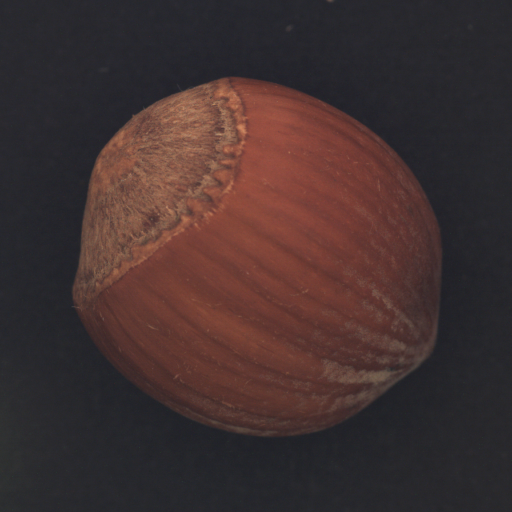
#> input picture 09_ComputerVision/hazelnut-anomaly-detection/data/hazelnut/test/good/000.png, 1024 x 1024 px, found by its file name (shown at 1/2 size)
$ python grid_lbp_comparison.py
#> lines starting #> are read from the running program, lines starting #| are printed output that depends on the picture
import cv2
import numpy as np
import matplotlib.pyplot as plt
from skimage.feature import local_binary_pattern
import koreanize_matplotlib

def plot_global_vs_grid(normal_path, anomaly_path, grid_n=4, radius=1):
    """
    전역 LBP vs Grid 4×4 LBP 히스토그램 비교
    정상/이상 이미지에서 전역은 차이가 작고,
    결함이 있는 셀에서는 차이가 크다는 걸 보여줌
    """
    n_points = 8 * radius
    n_bins   = n_points + 2

    def get_gray(path):
#> called with path = '../data/hazelnut/train/good/000.png'
        img = cv2.imread(path)
#> img is the input picture: shape (1024, 1024, 3); mean B, G, R 48.5, 48.9, 65.9
        img = cv2.resize(img, (256, 256))
#> img: shape (256, 256, 3)
        return cv2.cvtColor(img, cv2.COLOR_BGR2GRAY)
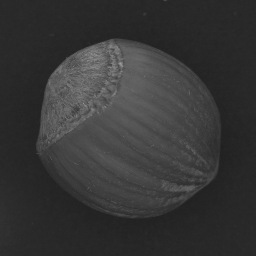
#> returned value: shape (256, 256); min 32, max 156, mean 54.1
#> call 2 of get_gray, with path = '../data/hazelnut/test/crack/000.png'
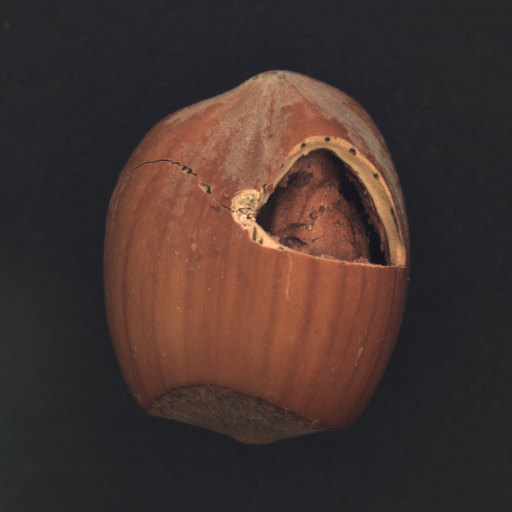
#> input picture 09_ComputerVision/hazelnut-anomaly-detection/data/hazelnut/test/crack/000.png, 1024 x 1024 px, found by its file name (shown at 1/2 size)
#> in get_gray, img is the input picture: shape (1024, 1024, 3); mean B, G, R 47.5, 51.6, 68.2
#> in get_gray (call 2), `return cv2.cvtColor(img, cv2.COLOR_BGR2GRAY)`:
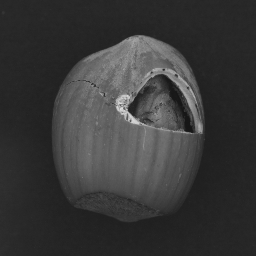
#> returned value: shape (256, 256); min 21, max 222, mean 56.3

    def lbp_hist(gray_region):
        lbp = local_binary_pattern(gray_region, n_points, radius, method='uniform')
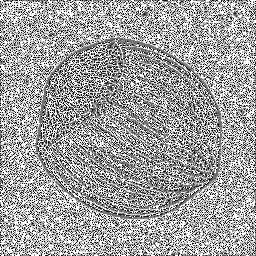
#> lbp: shape (256, 256) float64; min 0, max 9, mean 5.64; drawn with min black and max white
        hist, _ = np.histogram(lbp.ravel(), bins=n_bins, range=(0, n_bins), density=True)
#> hist = [0.0709, 0.0831, 0.0368, 0.0721, 0.0754, 0.0881, 0.0748, 0.111, 0.191, 0.196]
        return hist

    normal_gray  = get_gray(normal_path)
    anomaly_gray = get_gray(anomaly_path)

    # ── 전역 히스토그램 ───────────────────────────────────────────
    hist_normal_global  = lbp_hist(normal_gray)
#> hist_normal_global has the same summary as hist in lbp_hist
    hist_anomaly_global = lbp_hist(anomaly_gray)
#> in lbp_hist (call 2), `lbp = local_binary_pattern(gray_region, n_points, radius, method='unif..`:
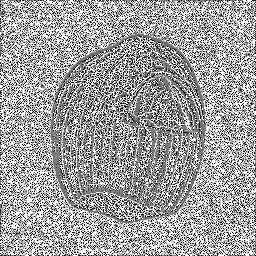
#> lbp: shape (256, 256) float64; min 0, max 9, mean 5.62; drawn with min black and max white
#> in lbp_hist (call 2), `hist, _ = np.histogram(lbp.ravel(), bins=n_bins, range=(0, n_bins), de..`: hist = [0.0689, 0.084, 0.0363, 0.0717, 0.0847, 0.0923, 0.07, 0.109, 0.187, 0.196]
#> hist_anomaly_global has the same summary as hist in lbp_hist

    # ── Grid 4×4 히스토그램 ──────────────────────────────────────
    cell = 256 // grid_n
    hists_normal  = []
    hists_anomaly = []
    for r in range(grid_n):
        for c in range(grid_n):
            cell_n = normal_gray [r*cell:(r+1)*cell, c*cell:(c+1)*cell]
            cell_a = anomaly_gray[r*cell:(r+1)*cell, c*cell:(c+1)*cell]
            hists_normal.append(lbp_hist(cell_n))
            hists_anomaly.append(lbp_hist(cell_a))
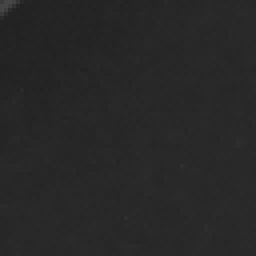
#> cell_n: shape (64, 64) (shown 4 times larger); min 33, max 71, mean 39.5
#> after the loop, hists_anomaly = 16 items; hists_normal = 16 items

    # ── 셀별 히스토그램 거리 (L1 거리) ───────────────────────────
    cell_diffs = [np.sum(np.abs(hists_normal[i] - hists_anomaly[i]))
                  for i in range(grid_n * grid_n)]
#> cell_diffs = [0.0708, 0.0811, 0.102, 0.0664, 0.0688, 0.0493, 0.262, 0.0957, 0.0928, 0.134, 0.17, 0.164, 0.0654, 0.0283, 0.0693, 0.152]
    global_diff = np.sum(np.abs(hist_normal_global - hist_anomaly_global))
#> global_diff = 0.029

    # ── 가장 차이 큰 셀 찾기 ──────────────────────────────────────
    most_diff_idx = int(np.argmax(cell_diffs))
#> most_diff_idx = 6
    most_diff_r   = most_diff_idx // grid_n
#> most_diff_r = 1
    most_diff_c   = most_diff_idx  % grid_n
#> most_diff_c = 2

    # ── 시각화 ────────────────────────────────────────────────────
    fig, axes = plt.subplots(2, 3, figsize=(15, 8))
    fig.suptitle('전역 LBP vs Grid 4×4 LBP 비교', fontsize=14, fontweight='bold')

    # 원본 이미지
    normal_rgb  = cv2.cvtColor(cv2.imread(normal_path),  cv2.COLOR_BGR2RGB)
    anomaly_rgb = cv2.cvtColor(cv2.imread(anomaly_path), cv2.COLOR_BGR2RGB)
    normal_rgb  = cv2.resize(normal_rgb,  (256, 256))
#> normal_rgb: shape (256, 256, 3)
    anomaly_rgb = cv2.resize(anomaly_rgb, (256, 256))
#> anomaly_rgb: shape (256, 256, 3)

    # Grid 선 + 결함 셀 강조
    for img, ax, label in [(normal_rgb.copy(),  axes[0][0], '정상'),
                            (anomaly_rgb.copy(), axes[1][0], '이상')]:
        ax.imshow(img)
        for i in range(1, grid_n):
            ax.axhline(i * cell, color='cyan', linewidth=1)
            ax.axvline(i * cell, color='cyan', linewidth=1)
        if label == '이상':
            rect = plt.Rectangle(
                (most_diff_c * cell, most_diff_r * cell), cell, cell,
                linewidth=2, edgecolor='red', facecolor='red', alpha=0.25
            )
            ax.add_patch(rect)
            ax.set_title(f'{label} (빨간 셀 = 가장 차이 큰 셀)', fontsize=11)
        else:
            ax.set_title(label, fontsize=11)
        ax.axis('off')
#> this loop made 2 passes
#> label on passes 1 to 2: '정상', '이상'

    # 전역 히스토그램 비교
    x = np.arange(n_bins)
    axes[0][1].bar(x - 0.2, hist_normal_global,  0.4, color='#534AB7', alpha=0.8, label='정상')
    axes[0][1].bar(x + 0.2, hist_anomaly_global, 0.4, color='#D85A30', alpha=0.8, label='이상')
    axes[0][1].set_title(f'전역 히스토그램 (L1 거리: {global_diff:.4f})', fontsize=11)
    axes[0][1].set_xlabel('LBP bin')
    axes[0][1].set_ylabel('빈도')
    axes[0][1].legend()

    # 가장 차이 큰 셀 히스토그램 비교
    best_n = hists_normal [most_diff_idx]
#> best_n = [0.0803, 0.0862, 0.0496, 0.0864, 0.107, 0.102, 0.0896, 0.0981, 0.124, 0.178]
    best_a = hists_anomaly[most_diff_idx]
#> best_a = [0.0774, 0.0735, 0.0664, 0.112, 0.177, 0.12, 0.0623, 0.0769, 0.0964, 0.138]
    axes[1][1].bar(x - 0.2, best_n, 0.4, color='#534AB7', alpha=0.8, label='정상')
    axes[1][1].bar(x + 0.2, best_a, 0.4, color='#D85A30', alpha=0.8, label='이상')
    axes[1][1].set_title(
        f'가장 차이 큰 셀 ({most_diff_r},{most_diff_c}) 히스토그램\n'
        f'(L1 거리: {cell_diffs[most_diff_idx]:.4f}  vs  전역: {global_diff:.4f})',
        fontsize=11
    )
    axes[1][1].set_xlabel('LBP bin')
    axes[1][1].set_ylabel('빈도')
    axes[1][1].legend()

    # 셀별 L1 거리 히트맵
    diff_map = np.array(cell_diffs).reshape(grid_n, grid_n)
#> diff_map = [[0.0708, 0.0811, 0.102, 0.0664], [0.0688, 0.0493, 0.262, 0.0957], [0.0928, 0.134, 0.17, 0.164], [0.0654, 0.0283, 0.0693, 0.152]]
    im = axes[0][2].imshow(diff_map, cmap='hot')
    axes[0][2].set_title('셀별 히스토그램 L1 거리\n(밝을수록 차이 큼)', fontsize=11)
    axes[0][2].set_xticks(range(grid_n))
    axes[0][2].set_yticks(range(grid_n))
    for r in range(grid_n):
        for c in range(grid_n):
            axes[0][2].text(c, r, f'{diff_map[r,c]:.3f}',
                            ha='center', va='center', fontsize=8,
                            color='white' if diff_map[r,c] > diff_map.max()*0.5 else 'black')
    plt.colorbar(im, ax=axes[0][2])

    axes[1][2].axis('off')

    plt.tight_layout()
    plt.savefig('global_vs_grid.png', dpi=150, bbox_inches='tight')
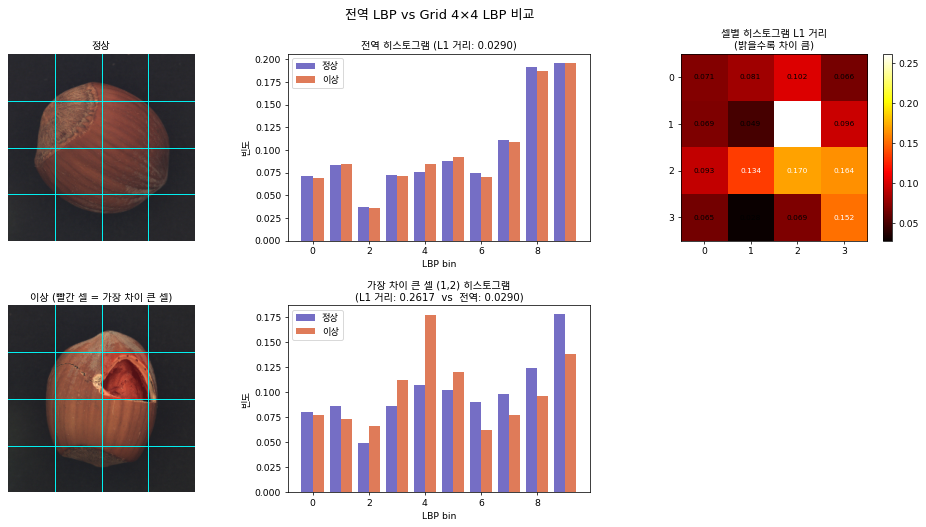
#> figure drawn by matplotlib, 6 panels; panel 2: tallest bar 0.196 high, from x = 8.6 to 9; panel 2: tallest bar 0.196 high, from x = 9 to 9.4; panel 5: tallest bar 0.178 high, from x = 8.6 to 9; panel 5: tallest bar 0.177 high, from x = 4 to 4.4
    plt.show()


# 실행
plot_global_vs_grid(
    normal_path  = "../data/hazelnut/train/good/000.png",
    anomaly_path = "../data/hazelnut/test/crack/000.png"
)
